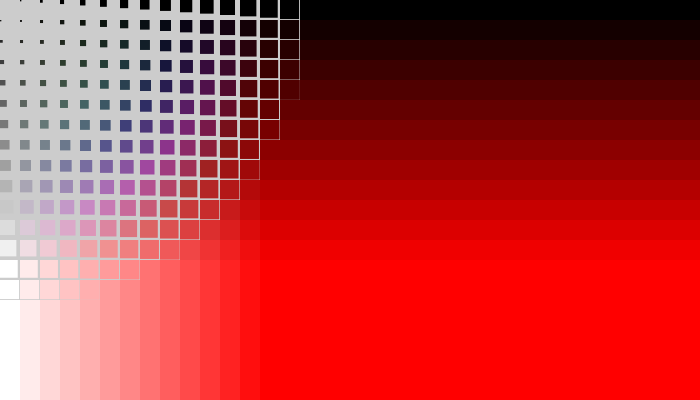
Frame 1 (no input)
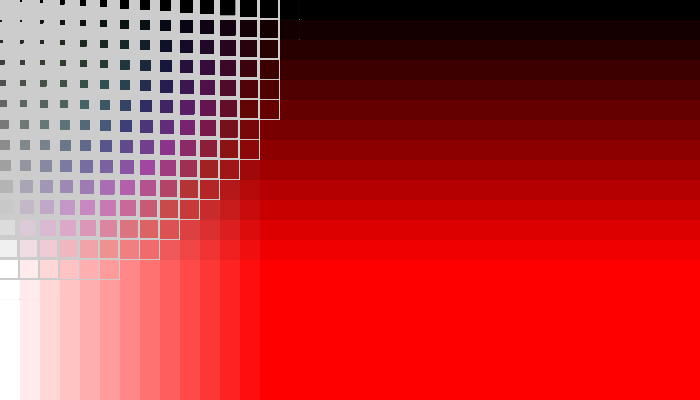
Frame 60 (the mouse pressed at the canvas centre just before this capture)
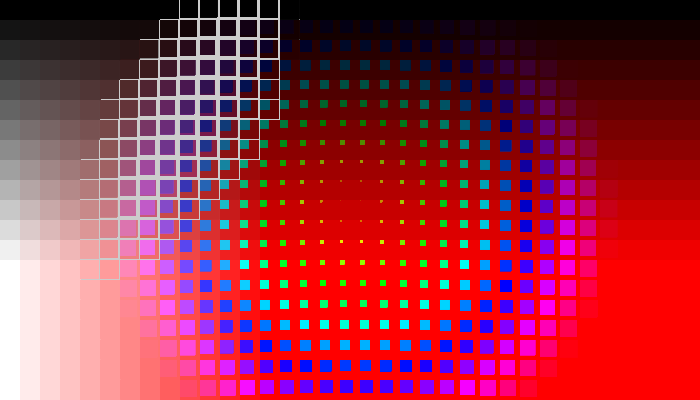
Frame 120 (the mouse held since frame 60 and released just before this capture)

The Processing sketch that drew these frames (run headless with seeded random() and noise(); from frame 60 on, the mouse is pressed at the canvas centre):

// Processing sketch: processing_5644
// ── processing_5644.pde

//sketch by _ks

void setup (){
  size (700,400);
  smooth();
  noStroke();
  colorMode (HSB);
}

//are all variable declarations local?
void draw (){
  for (int i = 0; i <= width; i += 20){
    for (int j = 0; j <= height; j += 20){
      
      float MDist; MDist = dist(mouseX, mouseY, i, j);
      float hypot; hypot = dist(0,0,width,height);
      float rWidth; rWidth = ((MDist / hypot) * 55);
      float rHeight; rHeight = ((MDist / hypot) * 55);
      
 
 
      fill(MDist, i, j);
      rect (i,j, rWidth, rHeight);
    }
  } 
}
